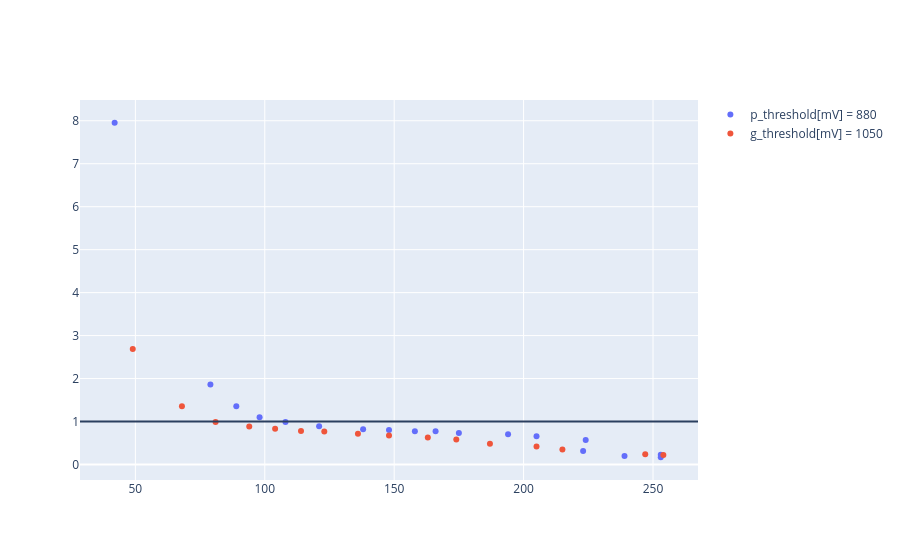

Here is the notebook cell this chart was saved with:
### Code cell
fig = go.Figure()

fig.add_trace(go.Scatter(x=df_880p['p_threshold[mV]'], y=df_880p['p_count']/7200, mode='markers', name='p_threshold[mV] = 880' ))
fig.add_trace(go.Scatter(x=df_1050g['g_threshold[mV]'], y=df_1050g['g_count']/7200, mode='markers', name='g_threshold[mV] = 1050'))
fig.add_hline( 1)

### Figure 1 — Plotly figure (JSON) as saved in the notebook; plotly's stock layout.template omitted (floating-point values rounded to 4 significant figures)
{"data": [{"mode": "markers", "name": "p_threshold[mV] = 880", "type": "scatter", "x": [224, 205, 194, 175, 166, 158, 148, 138, 121, 108, 98, 89, 79, 239, 253, 253, 223, 42, 178, 178, 178, 178, 178], "y": [0.5676, 0.6556, 0.7026, 0.731, 0.7718, 0.7721, 0.8033, 0.8185, 0.8874, 0.9903, 1.102, 1.354, 1.862, 0.196, 0.2271, 0.1685, 0.3153, 7.954, NaN, NaN, NaN, NaN, NaN]}, {"mode": "markers", "name": "g_threshold[mV] = 1050", "type": "scatter", "x": [215, 187, 174, 163, 148, 136, 123, 114, 104, 94, 81, 68, 49, 205, 247, 254, 166, 166, 166, 166, 166], "y": [0.3467, 0.4844, 0.5843, 0.6289, 0.6732, 0.716, 0.7699, 0.7768, 0.8335, 0.8832, 0.9864, 1.356, 2.691, 0.4213, 0.2381, 0.2181, NaN, NaN, NaN, NaN, NaN]}], "layout": {"shapes": [{"type": "line", "x0": 0, "x1": 1, "xref": "x domain", "y0": 1, "y1": 1, "yref": "y"}]}}
